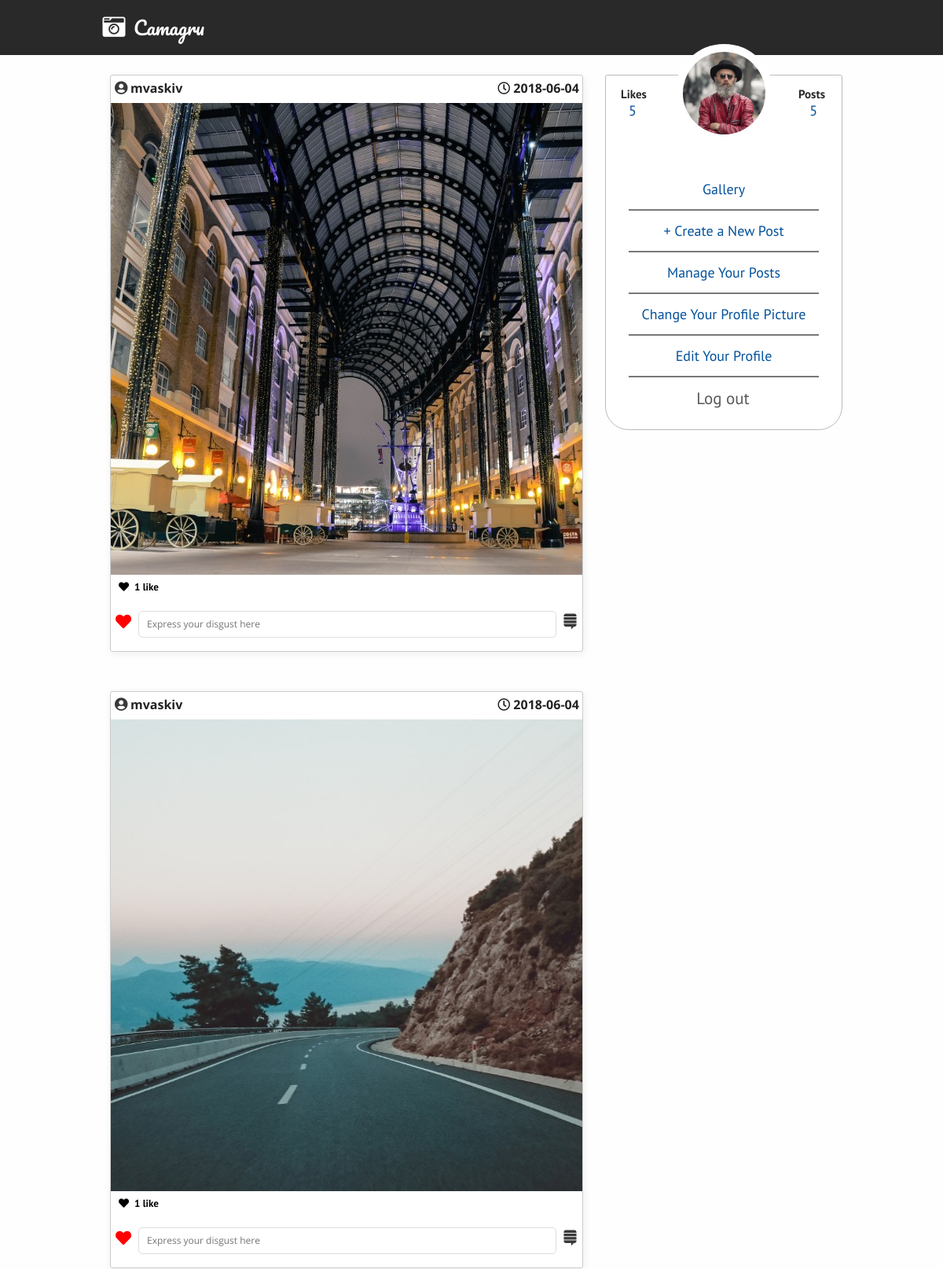
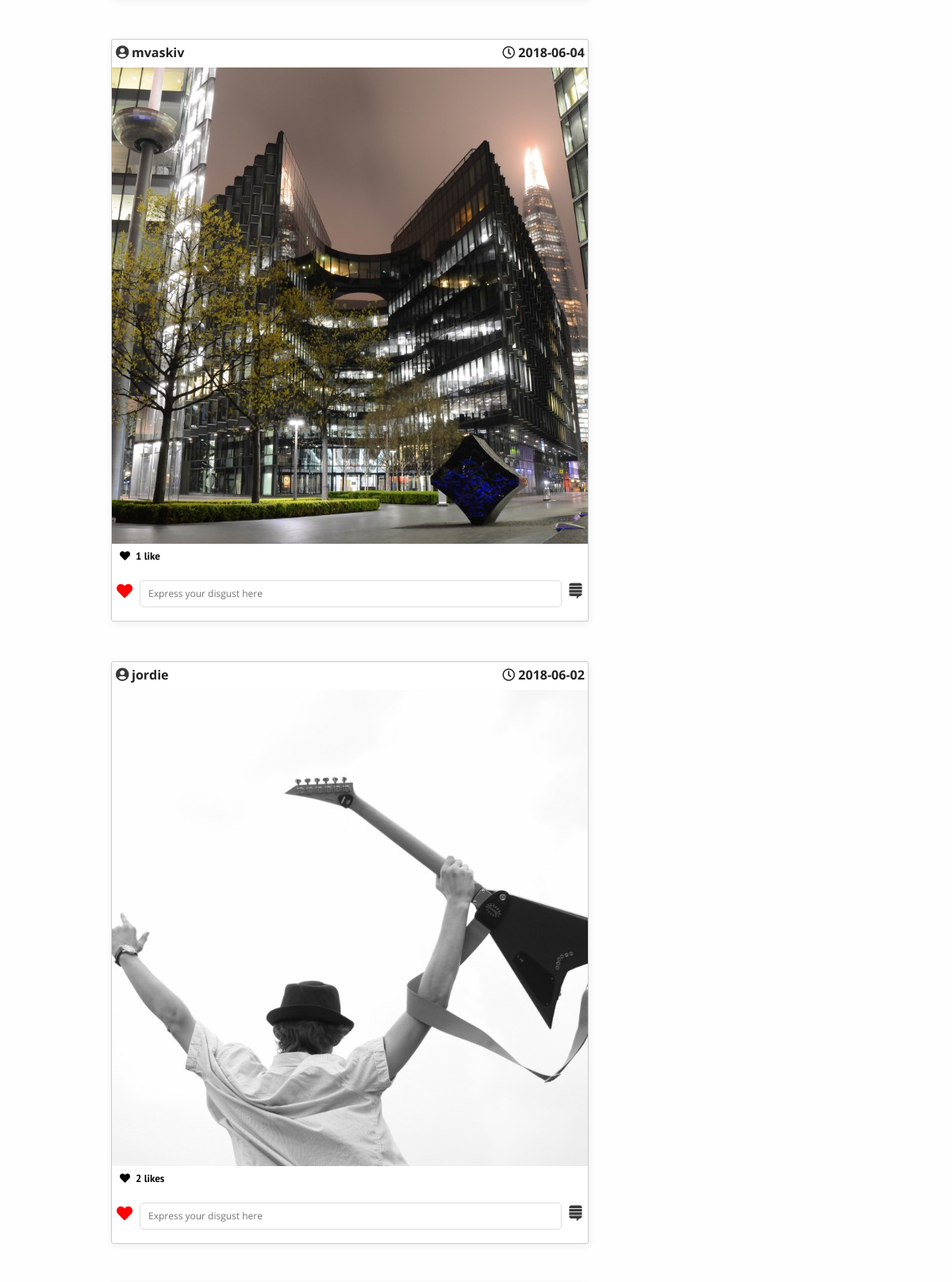
/ (signed in, upper part), run on the app's committed database (2 pictures, top to bottom).
### tables this page shows
CREATE TABLE `img` (
  `id` int(11) NOT NULL,
  `photo` varchar(128) NOT NULL,
  `user` int(11) NOT NULL,
  `likes` int(11) NOT NULL DEFAULT '0',
  `added` date NOT NULL
);

CREATE TABLE `users` (
  `id` int(11) NOT NULL,
  `login` varchar(128) NOT NULL,
  `pwd` varchar(128) NOT NULL,
  `first` varchar(128) NOT NULL,
  `last` varchar(128) NOT NULL,
  `email` varchar(128) NOT NULL,
  `token` varchar(32) NOT NULL,
  `confirmed` int(11) NOT NULL DEFAULT '0',
  `joined` date DEFAULT NULL
);

CREATE TABLE `avatars` (
  `id` int(11) NOT NULL,
  `user` int(11) NOT NULL,
  `image` varchar(128) NOT NULL,
  `image_text` text NOT NULL
);

### user/content/user-panel-mobile.php (called while the page is built, shortened)
<?php
    if (file_exists("../../utilities/db_config.php")) {require_once("../../utilities/db_config.php");}
    else {require_once("utilities/db_config.php");}
?>
    <p class="counter likes"><?php
        $user = $_SESSION["auth_data"]["user"];
        $user_id = mysqli_fetch_row(send_db_request("SELECT id FROM users WHERE login = '$user'"));
        $dbq = $dbh->prepare("SELECT likes FROM img WHERE user = '" . $user_id[0] . "'");
        $dbq->execute();
        $i = $dbq->fetchAll();
        ?></p>

### utilities/db_config.php (called while the page is built, shortened)
<?php
	function send_db_request($sql) {
		$conn = mysqli_connect('localhost', 'root', 'qweqwe', "db_camagru");
		if (!($result = mysqli_query($conn, $sql))) {
			return null;
		}
		return $result;
	}
?>

### content/user_post.php (the view, shortened to what this page needs)
<?php
    if (file_exists("../utilities/db_config.php")) {require_once("../utilities/db_config.php");}
    else {require_once("utilities/db_config.php");}
    while ($post = $result->fetch_assoc()) {
        $user = mysqli_fetch_row(send_db_request("SELECT login FROM users WHERE id = '" . $post['user'] . "';"));
        ?>
        <div class="id u_post" id="<?php echo $post['id']; ?>">
            <div id="u_post_owner">
                <i id="user_icon_l" class="fas fa-user-circle"></i>
                <span id="u_name_l"><?php echo $user[0]; ?></span>
                <span id="u_post_time"><i class="far fa-clock"></i>&nbsp;<?php echo $post['added']; ?>&nbsp;</span>
            </div>
            <div title="<?php echo $post['id']; ?>" id="u_content" ondblclick="return like();" style="background: url('user_posts/<?php echo $post["photo"]?>') center no-repeat;background-size:cover;">
            </div>
            <div id="likes-counter">
                <?php
                $dbq = $dbh->prepare("SELECT likes FROM img WHERE id = '" . $post['id'] . "'");
                $dbq->execute();
                $q = $dbq->fetchColumn();
                if ($q > 0) {echo '<i class="fa fa-heart" id="sml-like-icon"></i>';}
                ?>
                <p class="like-count"><?php
                    if ($q == 0) {echo "<span style='color:#696969'>be the first to like</span>";}
                    else if ($q == 1) {echo $q . " like";}
                    else {echo $q . " likes";}
                    ?></p>
            </div>
            <?php if (isset($_SESSION['auth_data'])) { ?>
                <div class="comment-like">
                    <form name="<?php echo $post['id']?>" action="user/comment.php" method="post" id="comment-form" onsubmit="return react();">
                        <span onclick="return like();" class="comment-button" style="margin-left: 1px;" name="like" id="like-btn" title="<?php echo $post['id']?>"><?php
                            $user = $_SESSION['auth_data']["user"];
                            $photoid = $post['id'];
                            $user_id = mysqli_fetch_row(send_db_request("SELECT id FROM users WHERE login = '$user'"));
                            echo "<i title='" . $post['id'] . "' id='like_icon' ";
                            if (!(empty(mysqli_fetch_row(send_db_request("SELECT id FROM likes WHERE user = '" . $user_id[0] . "' AND photo = '$photoid'"))))) {
                                echo "class='fa fa-heart' style='color:red'>";
                            } else {echo "class='far fa-heart'>";}
                            echo "</i>";
                         ?></span>
                        <input type="text" class="u_new_comment <?php echo $post['id']?>" name="new_comment" placeholder="Express your disgust here" id="disgust">
                        <button class="comment-button" type="submit" name="send" value="Enter"><i id='comment_submit_icon' class='fab fa-stack-exchange'></i></button>
                    </form>
                </div>
            <?php } ?>
        </div>
        <?php
    }
?>

### index.php (shortened to what this page needs)
<?php
    require_once("utilities/db_config.php");
?>
<!DOCTYPE html>
<html>
	<head>
        <link rel="stylesheet" type="text/css" media="screen and (min-width: 768px)" href="styles/desktop/icon.css">
        <link rel="stylesheet" type="text/css" media="screen and (max-width: 768px)" href="styles/mobile/icon-mobile.css">
        <link rel="stylesheet" type="text/css" media="screen and (min-width: 768px)" href="styles/desktop/font.css">
        <link rel="stylesheet" type="text/css" media="screen and (max-width: 768px)" href="styles/mobile/font-mobile.css">
        <link rel="stylesheet" type="text/css" media="screen and (min-width: 768px)" href="styles/desktop/field.css">
        <link rel="stylesheet" type="text/css" media="screen and (max-width: 768px)" href="styles/mobile/field-mobile.css">
		<link rel="stylesheet" type="text/css" media="screen and (min-width: 768px)" href="styles/desktop/main.css">
        <link rel="stylesheet" type="text/css" media="screen and (max-width: 768px)" href="styles/mobile/main-mobile.css">
		<link rel="stylesheet" href="https://use.fontawesome.com/releases/v5.0.10/css/all.css">
	</head>
<body>
    <header>
        <?php require_once("content/header.php"); ?>
    </header>
            <?php
            if (isset($_SESSION["auth_data"]["user"])) {require_once("user/content/user-panel-mobile.php");}
            else {require_once("user/content/login-mobile.php");}
            ?>
        <div id="site-content">
            <div class="content" id="post-data" onclick="return unfade();">
                <?php
                    if ($_GET['page'] === "register") {require_once("register.php");}
                    else if ($_GET['page'] === "new") {require_once("upload.php");}
                    else if ($_GET['page'] === "live") {require_once("upload_live.php");}
                    else if ($_GET['page'] === "edit-profile") {require_once("edit_profile.php");}
                    else if ($_GET['page'] === "avatar") {require_once("add-avatar.php");}
                    else {require_once("content/content.php");}
                ?>
            </div>
            <div style="height:30px"></div>
            <div id="upanel">
                <?php
                    if (isset($_SESSION["auth_data"]["user"])) {require_once("user/content/user-panel.php");}
                    else {require_once("user/content/login.php");}
                ?>
            </div>
        </div>
</body>
</html>

### content/header.php (shortened to what this page needs)
<div class="header mid_centered">
    <div id="header_content">
        <a href="/">
            <i id="cam_icon" class="fas fa-camera-retro"></i>
            <span id="logo">Camagru</span>
        </a>
    </div>
</div>

### content/content.php (shortened to what this page needs)
<?php
    if (file_exists("../utilities/db_config.php")) {require_once("../utilities/db_config.php");}
    else {require_once("utilities/db_config.php");}
    $sql = "SELECT * FROM img ORDER BY id DESC LIMIT 5";
    $result = send_db_request($sql);
?>
<?php
    if (file_exists("../utilities/db_config.php")) {require_once("../utilities/db_config.php");}
    else {require_once("utilities/db_config.php");}
    if (file_exists("content/user_post.php")) {require_once("content/user_post.php");}
    else {require_once("user_post.php");}
?>

### user/content/user-panel.php (shortened to what this page needs)
<?php
    if (file_exists("../../utilities/db_config.php")) {require_once("../../utilities/db_config.php");}
    else {require_once("utilities/db_config.php");}
if (isset($_SESSION['auth_data'])) { ?>
    <div id="user-panel-logged">
        <img id="user-avatar-desktop" src=<?php
        $user = $_SESSION["auth_data"]["user"];
        $user_id = mysqli_fetch_row(send_db_request("SELECT id FROM users WHERE login = '$user'"));
        if (empty(mysqli_fetch_row(send_db_request("SELECT image FROM avatars WHERE user = '" . $user_id[0] . "'")))) {
            $img = "empty.png";
            $path = '"user/avatars/' . $img . '"';
        } else {
            $img = mysqli_fetch_row(send_db_request("SELECT image FROM avatars WHERE user = '" . $user_id[0] . "'"));
            $path = '"user/avatars/' . $img[0] . '"';
        }
        echo $path;
        ?>>
        <p class="info likes">Likes</p>
        <p class="counter likes"><?php
            $user = $_SESSION["auth_data"]["user"];
            $user_id = mysqli_fetch_row(send_db_request("SELECT id FROM users WHERE login = '$user'"));
            $dbq = $dbh->prepare("SELECT likes FROM img WHERE user = '" . $user_id[0] . "'");
            $dbq->execute();
            $i = $dbq->fetchAll();
            $q = 0;
            if (isset($i)) {
                foreach ($i as $like) {
                    $q += $like[0];
                }
            }
            echo $q;
            ?></p>
        <p class="info posts">Posts</p>
        <p class="counter posts"><?php
            $user = $_SESSION["auth_data"]["user"];
            $user_id = mysqli_fetch_row(send_db_request("SELECT id FROM users WHERE login = '$user'"));
            $dbq = $dbh->prepare("SELECT id FROM img WHERE user = '" . $user_id[0] . "'");
            $dbq->execute();
            $p = $dbq->fetchAll();
            $q = 0;
            if (isset($p)) {
                foreach ($p as $post) {
                    $q++;
                }
            }
            echo $q;
            ?></p>
        <div class="panel-menu-dektop">
            <a href="/""><p class="menu">Gallery</p></a>
            <hr class="panel">
            <a href="?page=new"><p class="menu">+ Create a New Post</p></a>
            <hr class="panel">
            <a onclick="return managePosts();"><p class="menu">Manage Your Posts</p></a>
            <hr class="panel">
            <a href="?page=avatar"><p class="menu">Change Your Profile Picture</p></a>
            <hr class="panel">
            <a onclick="return editProfile();"><p class="menu">Edit Your Profile</p></a>
            <hr class="panel">
        </div>
        <a onclick="return logMeOut();"><p class="logout" id="logout_d">Log out</p></a>
    </div>
    <?php
}
?>

### styles/desktop/field.css (style rules this page uses)
.u_new_comment { color: #232323; font-family: "Open Sans"; font-size: 12px; font-weight: 400; margin-top: 0px; margin-left: 0px; padding: 6px 10px; width: 510px; min-width: 500px; height: 20px; border-radius: 5px; border: 1px solid #ddd; background-color: #fff; }
.comment-button { background: none; border-style: none; width: 35px; height: 35px; margin-left: -10px; }
#comment-form { position: relative; width: 600px; }

### styles/desktop/main.css (style rules this page uses)
* { outline: none; }
body { padding: 0; margin: 0; background-color: #fefefe; overflow-x: hidden; overflow-y: auto; }
div.header { position: fixed; top: 0px; margin-left: 0px; margin-right: 0px; width: 100%; height: 70px; background: #292929; z-index: 1; }
div.content { position: relative; float: left; width: 600px; height: auto; margin-left: 20px; margin-right: auto; margin-top: 65px; margin-bottom: 45px; background-color: rgba(250, 250, 250, 0); z-index: 0; }
#header_content { position: relative; top: 10px; margin-left: auto; margin-right: auto; width: 960px; min-width: 760px; }
#upanel { position: sticky; position: -webkit-sticky; position: -moz-sticky; position: -ms-sticky; position: -o-sticky; float: left; margin-left: 30px; width: 300px; height: 450px; top: 95px; z-index: 10; text-align: center; }
#user-panel-logged { width: 300px; height: 450px; border-style: solid; border-radius: 3px; border-bottom-left-radius: 30px; border-bottom-right-radius: 30px; border-width: 1px; border-color: #bbb; background-color: #fff; transition: 1s; text-align: center; z-index: 9; }
.mid_centered { text-align: center; vertical-align: middle; }
#site-content { position: absolute; left: 0; right: 0; margin-left: auto; margin-right: auto; width: 960px; height: auto; }
.u_post { background-color: transparent; position: relative; top: 0px; margin-left: auto; margin-right: auto; top: -20px; margin-top: 50px; width: 600px; min-width: 600px; height: auto; background: #fff; border-radius: 3px; box-shadow: 1px 2px 10px #eee; border-style: solid; border-width: 1px; border-color: #ccc; padding-bottom: 22px; z-index: 2; }
#u_post_owner { background-color: transparent; position: relative; top: 5px; margin-bottom: 0px; width: 100%; height: 25px; z-index: 2; }
#u_content { position: relative; width: 600px; height: 600px; justify-content: center; display: block; margin-top: 10px; margin-bottom: 10px; z-index: 2; }
.comment-like { position: relative; background: #fff; height: 40px; top: 10px; width: 600px; }
.panel-menu-dektop { position: absolute; top: 120px; width: 100%; }
#likes-counter { width: 200px; height: 15px; margin-left: 10px; }
p.like-count { float: left; width: 135px; margin-top: 1px; margin-left: 0px; line-height:10px; font-family: 'PT Sans', sans-serif; font-size: 13px; font-weight: bold; }
#sml-like-icon { margin-top:-1px; margin-right:7px; font-size: 13px; float: left; }

### styles/mobile/field-mobile.css (style rules this page uses)
input, input:before, input:after { -webkit-user-select: initial; -khtml-user-select: initial; -moz-user-select: initial; -ms-user-select: initial; user-select: initial; }
.u_new_comment { color: #232323; width: 75%; font-family: "Open Sans"; font-size: 20px; font-weight: 400; margin-top: 10px; margin-left: 15px; padding: 6px 10px; height: 50px; border-radius: 5px; border: 1px solid #ddd; background-color: #fff; }
.comment-button { background: none; border-style: none; width: 55px; height: 55px; margin-left: -10px; }
#comment-form { margin-left: auto; margin-right: auto; position: relative; width: 98%; }
input[type="color"], input[type="date"], input[type="datetime"], input[type="datetime-local"], input[type="email"], input[type="month"], input[type="number"], input[type="password"], input[type="search"], input[type="tel"], input[type="text"], input[type="time"], input[type="url"], input[type="week"], select:focus, textarea { font-size: 32px; }

### data on the page
img: users.login "mvaskiv", added "2018-06-04", photo (picture), likes "1"
img: users.login "mvaskiv", added "2018-06-04", photo (picture), likes "1"
img: users.login "mvaskiv", added "2018-06-04", photo (picture), likes "1"
img: users.login "jordie", added "2018-06-02", photo (picture), likes "2"
avatars: image (picture)

### other printed values
$q "5"
